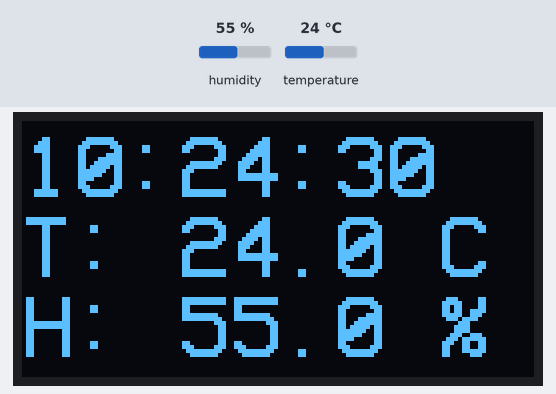
This program was run on a simulated Raspberry Pi (BCM pin numbers). Shown: 128×64 one-colour display. The inputs (shaded band) are chosen by the test bench; at power-on: humidity 55 %, temperature 24 °C. The clock reads 2024-03-15 10:24:30 at power-on unless the program sets it; text uses the font file from the repository; library files of the repository ran but are not shown: dht22.py.

Above: at 1.8 s.
1.9 s: humidity set to 22 %
At 4.1 s:
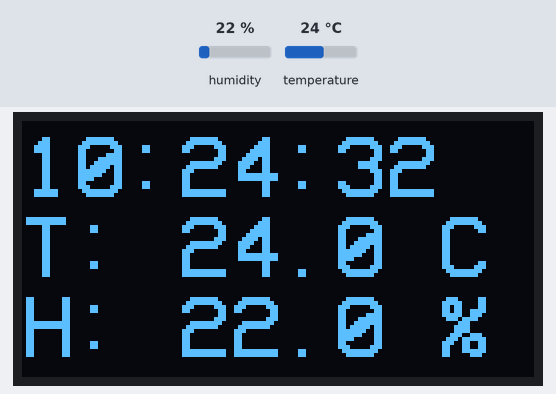
6.3 s: temperature set to 12 °C
At 9.3 s:
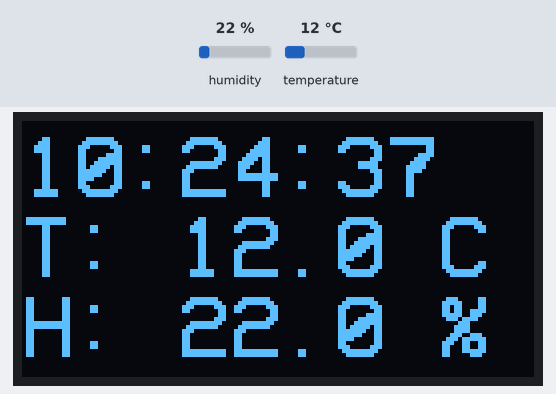
10.8 s: humidity set to 40 %
At 13.0 s:
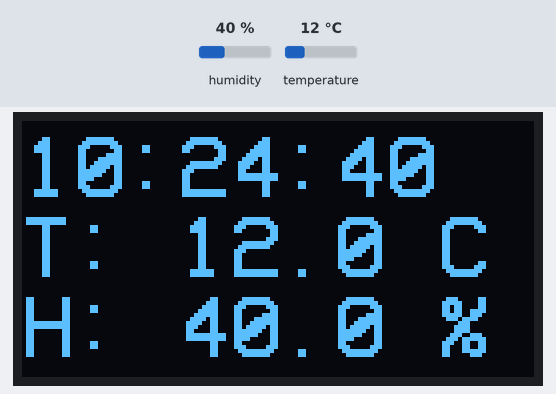
14.8 s: temperature set to 19 °C
At 17.9 s:
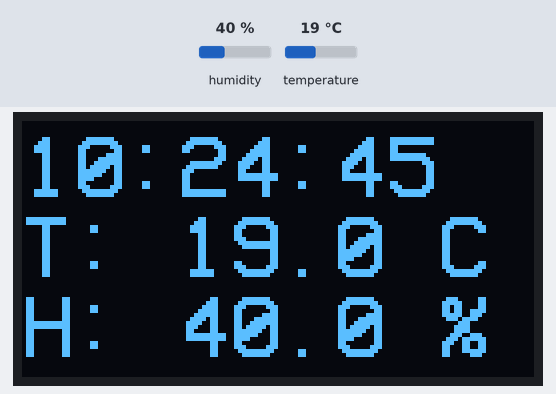
Timing chart, 0 to 19.4 s (numbered marks = the images above; inputs shaded):
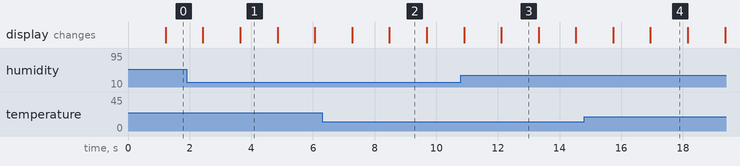

The program:

WeatherMonitorDHT22_OLED.py
```python
import RPi.GPIO as GPIO
import Adafruit_SSD1306
from DHT_Python import dht22
from PIL import Image,ImageDraw,ImageFont
import time
import datetime


# initialize GPIO
GPIO.setwarnings(False)
GPIO.setmode(GPIO.BCM)
GPIO.cleanup()

# read data using pin 4 instance
instance = dht22.DHT22(pin=4)
msgTime = ""
msgTemp = ""
msgHumi = ""

disp = Adafruit_SSD1306.SSD1306_128_64(rst=1)
disp.begin()
disp.clear()
width = disp.width
height = disp.height

while True:
	result = instance.read()
	datenow=datetime.datetime.now()
	if result.is_valid():
		msgTime=datenow.strftime("%H:%M:%S")
		msgTemp="T: %.1f C" % result.temperature
		msgHumi="H: %.1f %%" % result.humidity
	time.sleep(1)
	image = Image.new('1', (width, height))
	draw = ImageDraw.Draw(image)
	font = ImageFont.truetype('VCR_OSD_MONO_1.001.ttf',22)
	draw.text((0,0),msgTime,font=font, fill=1)
	draw.text((0,20),msgTemp,font=font, fill=1)
	draw.text((0,40),msgHumi,font=font, fill=1)
	disp.image(image)
	disp.display()
```

Measured:
- what the display in image 1 shows lasts 1.3 s, from 3.6 s to 4.9 s
